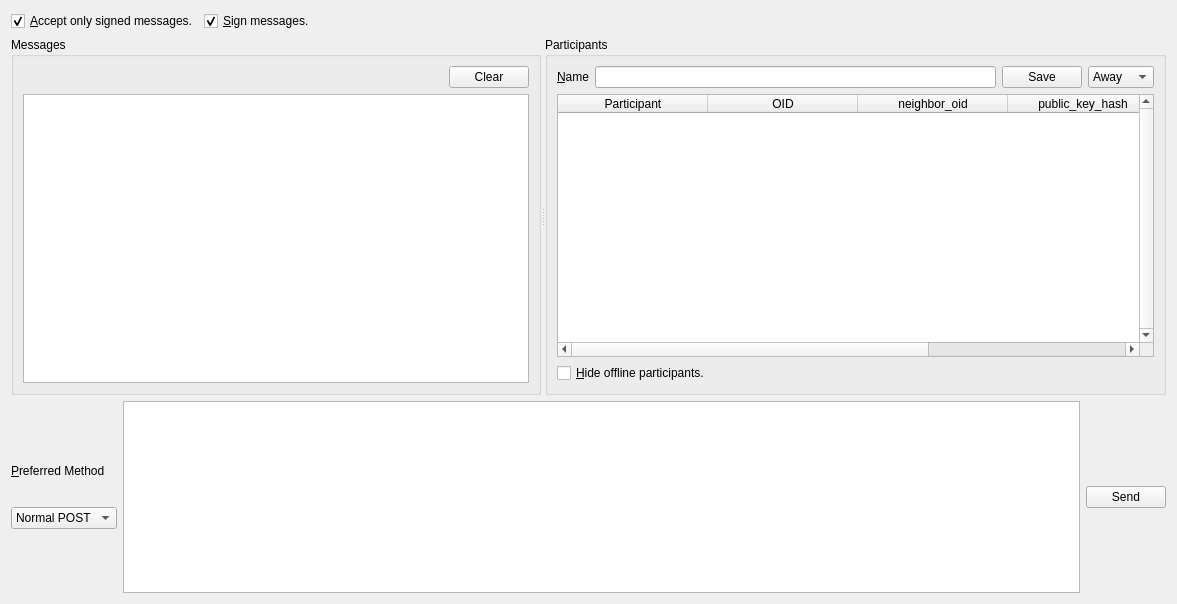
             <widget class="QWidget" name="scrollAreaWidgetContents_2">
              <property name="geometry">
               <rect>
                <x>0</x>
                <y>0</y>
                <width>1177</width>
                <height>604</height>
               </rect>
              </property>
              <layout class="QHBoxLayout" name="horizontalLayout_25">
               <item>
                <layout class="QVBoxLayout" name="verticalLayout_24">
                 <item>
                  <layout class="QHBoxLayout" name="horizontalLayout_45">
                   <item>
                    <widget class="QCheckBox" name="chatAcceptSigned">
                     <property name="text">
                      <string>&amp;Accept only signed messages.</string>
                     </property>
                     <property name="checked">
                      <bool>true</bool>
                     </property>
                    </widget>
                   </item>
                   <item>
                    <widget class="QCheckBox" name="chatSignMessages">
                     <property name="text">
                      <string>&amp;Sign messages.</string>
                     </property>
                     <property name="checked">
                      <bool>true</bool>
                     </property>
                    </widget>
                   </item>
                   <item>
                    <spacer name="horizontalSpacer_43">
                     <property name="orientation">
                      <enum>Qt::Horizontal</enum>
                     </property>
                     <property name="sizeHint" stdset="0">
                      <size>
                       <width>40</width>
                       <height>20</height>
                      </size>
                     </property>
                    </spacer>
                   </item>
                  </layout>
                 </item>
                 <item>
                  <widget class="QSplitter" name="chatHorizontalSplitter">
                   <property name="orientation">
                    <enum>Qt::Horizontal</enum>
                   </property>
                   <widget class="QGroupBox" name="groupBox_9">
                    <property name="title">
                     <string>Messages</string>
                    </property>
                    <layout class="QVBoxLayout" name="verticalLayout_7">
                     <item>
                      <layout class="QHBoxLayout" name="horizontalLayout_27">
                       <item>
                        <spacer name="horizontalSpacer_23">
                         <property name="orientation">
                          <enum>Qt::Horizontal</enum>
                         </property>
                         <property name="sizeHint" stdset="0">
                          <size>
                           <width>40</width>
                           <height>20</height>
                          </size>
                         </property>
                        </spacer>
                       </item>
                       <item>
                        <widget class="QPushButton" name="clearMessages">
                         <property name="text">
                          <string>Clear</string>
                         </property>
                        </widget>
                       </item>
                      </layout>
                     </item>
                     <item>
                      <widget class="QTextBrowser" name="messages">
                       <property name="tabChangesFocus">
                        <bool>true</bool>
                       </property>
                       <property name="textInteractionFlags">
                        <set>Qt::TextSelectableByKeyboard|Qt::TextSelectableByMouse</set>
                       </property>
                      </widget>
                     </item>
                    </layout>
                   </widget>
                   <widget class="QGroupBox" name="groupBox">
                    <property name="title">
                     <string>Participants</string>
                    </property>
                    <layout class="QVBoxLayout" name="verticalLayout_19">
                     <item>
                      <layout class="QHBoxLayout" name="horizontalLayout_9">
                       <item>
                        <widget class="QLabel" name="label_5">
                         <property name="text">
                          <string>&amp;Name</string>
                         </property>
                         <property name="buddy">
                          <cstring>nodeName</cstring>
                         </property>
                        </widget>
                       </item>
                       <item>
                        <widget class="QLineEdit" name="nodeName"/>
                       </item>
                       <item>
                        <widget class="QPushButton" name="saveNodeName">
                         <property name="text">
                          <string>Save</string>
                         </property>
                        </widget>
                       </item>
                       <item>
                        <widget class="QComboBox" name="status">
                         <property name="sizePolicy">
                          <sizepolicy hsizetype="Fixed" vsizetype="Fixed">
                           <horstretch>0</horstretch>
                           <verstretch>0</verstretch>
                          </sizepolicy>
                         </property>
                         <property name="currentIndex">
                          <number>0</number>
                         </property>
                         <property name="sizeAdjustPolicy">
                          <enum>QComboBox::AdjustToContents</enum>
                         </property>
                         <item>
                          <property name="text">
                           <string>Away</string>
                          </property>
                         </item>
                         <item>
                          <property name="text">
                           <string>Busy</string>
                          </property>
                         </item>
                         <item>
                          <property name="text">
                           <string>Offline</string>
                          </property>
                         </item>
                         <item>
                          <property name="text">
                           <string>Online</string>
                          </property>
                         </item>
                        </widget>
                       </item>
                      </layout>
                     </item>
                     <item>
                      <widget class="QTableWidget" name="participants">
                       <property name="verticalScrollBarPolicy">
                        <enum>Qt::ScrollBarAlwaysOn</enum>
                       </property>
                       <property name="alternatingRowColors">
                        <bool>true</bool>
                       </property>
                       <property name="selectionBehavior">
                        <enum>QAbstractItemView::SelectRows</enum>
                       </property>
                       <property name="horizontalScrollMode">
                        <enum>QAbstractItemView::ScrollPerPixel</enum>
                       </property>
                       <property name="sortingEnabled">
                        <bool>true</bool>
                       </property>
                       <attribute name="horizontalHeaderDefaultSectionSize">
                        <number>150</number>
                       </attribute>
                       <attribute name="horizontalHeaderStretchLastSection">
                        <bool>true</bool>
                       </attribute>
                       <column>
                        <property name="text">
                         <string>Participant</string>
                        </property>
                       </column>
                       <column>
                        <property name="text">
                         <string>OID</string>
                        </property>
                       </column>
                       <column>
                        <property name="text">
                         <string>neighbor_oid</string>
                        </property>
                       </column>
                       <column>
                        <property name="text">
                         <string>public_key_hash</string>
                        </property>
                       </column>
                       <column>
                        <property name="text">
                         <string>Status</string>
                        </property>
                       </column>
                       <column>
                        <property name="text">
                         <string>Gemini</string>
                        </property>
                       </column>
                      </widget>
                     </item>
                     <item>
                      <layout class="QHBoxLayout" name="horizontalLayout">
                       <item>
                        <widget class="QCheckBox" name="hideOfflineParticipants">
                         <property name="text">
                          <string>&amp;Hide offline participants.</string>
                         </property>
                        </widget>
                       </item>
                       <item>
                        <spacer name="horizontalSpacer_21">
                         <property name="orientation">
                          <enum>Qt::Horizontal</enum>
                         </property>
                         <property name="sizeHint" stdset="0">
                          <size>
                           <width>40</width>
                           <height>20</height>
                          </size>
                         </property>
                        </spacer>
                       </item>
                      </layout>
                     </item>
                    </layout>
                   </widget>
                  </widget>
                 </item>
                 <item>
                  <layout class="QHBoxLayout" name="horizontalLayout_14">
                   <item>
                    <layout class="QVBoxLayout" name="verticalLayout_12">
                     <item>
                      <spacer name="verticalSpacer_6">
                       <property name="orientation">
                        <enum>Qt::Vertical</enum>
                       </property>
                       <property name="sizeType">
                        <enum>QSizePolicy::Preferred</enum>
                       </property>
                       <property name="sizeHint" stdset="0">
                        <size>
                         <width>20</width>
                         <height>40</height>
                        </size>
                       </property>
                      </spacer>
                     </item>
                     <item>
                      <widget class="QLabel" name="label_9">
                       <property name="sizePolicy">
                        <sizepolicy hsizetype="Preferred" vsizetype="Fixed">
                         <horstretch>0</horstretch>
                         <verstretch>0</verstretch>
                        </sizepolicy>
                       </property>
                       <property name="text">
                        <string>&amp;Preferred Method</string>
                       </property>
                       <property name="buddy">
                        <cstring>chatSendMethod</cstring>
                       </property>
                      </widget>
                     </item>
                     <item>
                      <widget class="QComboBox" name="chatSendMethod">
                       <property name="sizePolicy">
                        <sizepolicy hsizetype="Preferred" vsizetype="Fixed">
                         <horstretch>0</horstretch>
                         <verstretch>0</verstretch>
                        </sizepolicy>
                       </property>
                       <property name="sizeAdjustPolicy">
                        <enum>QComboBox::AdjustToContents</enum>
                       </property>
                       <item>
                        <property name="text">
                         <string>Normal POST</string>
                        </property>
                       </item>
                       <item>
                        <property name="text">
                         <string>Artificial GET</string>
                        </property>
                       </item>
                      </widget>
                     </item>
                     <item>
                      <spacer name="verticalSpacer_9">
                       <property name="orientation">
                        <enum>Qt::Vertical</enum>
                       </property>
                       <property name="sizeType">
                        <enum>QSizePolicy::Preferred</enum>
                       </property>
                       <property name="sizeHint" stdset="0">
                        <size>
                         <width>20</width>
                         <height>40</height>
                        </size>
                       </property>
                      </spacer>
                     </item>
                    </layout>
                   </item>
                   <item>
                    <widget class="spoton_textedit" name="message">
                     <property name="sizePolicy">
                      <sizepolicy hsizetype="Expanding" vsizetype="Fixed">
                       <horstretch>0</horstretch>
                       <verstretch>0</verstretch>
                      </sizepolicy>
                     </property>
                     <property name="tabChangesFocus">
                      <bool>true</bool>
                     </property>
                     <property name="acceptRichText">
                      <bool>false</bool>
                     </property>
                    </widget>
                   </item>
                   <item>
                    <layout class="QVBoxLayout" name="verticalLayout_23">
                     <item>
                      <widget class="QPushButton" name="sendMessage">
                       <property name="text">
                        <string>Send</string>
                       </property>
                      </widget>
                     </item>
                    </layout>
                   </item>
                  </layout>
                 </item>
                </layout>
               </item>
              </layout>
             </widget>
